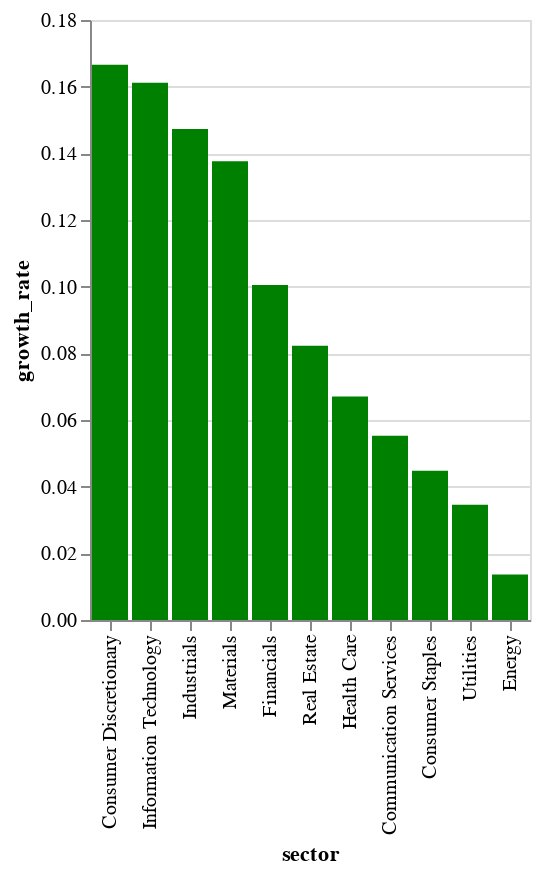

Here is the notebook cell this chart was saved with:
### Code cell
bar_chart(90)

### Figure 1 — Vega-Lite specification as saved in the notebook (floating-point values rounded to 4 significant figures)
{"config": {"view": {"continuousWidth": 400, "continuousHeight": 300}}, "data": {"name": "data-fe9dbbb4661c9dc13e6232567fd3ab9e"}, "mark": "bar", "encoding": {"color": {"condition": {"value": "green", "test": "(datum.growth_rate > 0)"}, "value": "red"}, "x": {"field": "sector", "sort": "-y", "type": "nominal"}, "y": {"field": "growth_rate", "type": "quantitative"}}, "$schema": "https://vega.github.io/schema/vega-lite/v4.17.0.json", "datasets": {"data-fe9dbbb4661c9dc13e6232567fd3ab9e": [{"sector": "Industrials", "growth_rate": 0.1473}, {"sector": "Health Care", "growth_rate": 0.06704}, {"sector": "Information Technology", "growth_rate": 0.1612}, {"sector": "Communication Services", "growth_rate": 0.05526}, {"sector": "Consumer Staples", "growth_rate": 0.04479}, {"sector": "Consumer Discretionary", "growth_rate": 0.1665}, {"sector": "Utilities", "growth_rate": 0.03458}, {"sector": "Financials", "growth_rate": 0.1005}, {"sector": "Materials", "growth_rate": 0.1376}, {"sector": "Real Estate", "growth_rate": 0.08227}, {"sector": "Energy", "growth_rate": 0.01363}]}}
